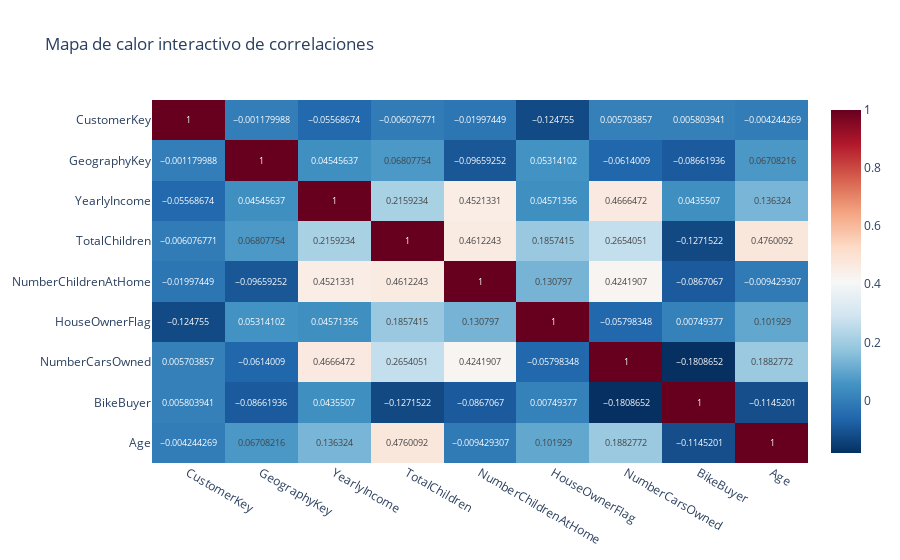

Notebook code for this chart:
### Code cell
# Eliminar la columna 'NameStyle' del DataFrame de correlaciones

fig = px.imshow(correlaciones,
                text_auto=True,
                color_continuous_scale='RdBu_r',
                aspect='auto',
                title="Mapa de calor interactivo de correlaciones")
fig.write_html("outputs/graficos/correlaciones_interactivas.html")
fig.show()

### Figure 1 — Plotly figure (JSON) as saved in the notebook; plotly's stock layout.template omitted (floating-point values rounded to 4 significant figures)
{"data": [{"coloraxis": "coloraxis", "hovertemplate": "x: %{x}<br>y: %{y}<br>color: %{z}<extra></extra>", "name": "0", "texttemplate": "%{z}", "type": "heatmap", "x": ["CustomerKey", "GeographyKey", "YearlyIncome", "TotalChildren", "NumberChildrenAtHome", "HouseOwnerFlag", "NumberCarsOwned", "BikeBuyer", "Age"], "xaxis": "x", "y": ["CustomerKey", "GeographyKey", "YearlyIncome", "TotalChildren", "NumberChildrenAtHome", "HouseOwnerFlag", "NumberCarsOwned", "BikeBuyer", "Age"], "yaxis": "y", "z": [[1.0, -0.00118, -0.05569, -0.006077, -0.01997, -0.1248, 0.005704, 0.005804, -0.004244], [-0.00118, 1.0, 0.04546, 0.06808, -0.09659, 0.05314, -0.0614, -0.08662, 0.06708], [-0.05569, 0.04546, 1.0, 0.2159, 0.4521, 0.04571, 0.4666, 0.04355, 0.1363], [-0.006077, 0.06808, 0.2159, 1.0, 0.4612, 0.1857, 0.2654, -0.1272, 0.476], [-0.01997, -0.09659, 0.4521, 0.4612, 1.0, 0.1308, 0.4242, -0.08671, -0.009429], [-0.1248, 0.05314, 0.04571, 0.1857, 0.1308, 1.0, -0.05798, 0.007494, 0.1019], [0.005704, -0.0614, 0.4666, 0.2654, 0.4242, -0.05798, 1.0, -0.1809, 0.1883], [0.005804, -0.08662, 0.04355, -0.1272, -0.08671, 0.007494, -0.1809, 1.0, -0.1145], [-0.004244, 0.06708, 0.1363, 0.476, -0.009429, 0.1019, 0.1883, -0.1145, 1.0]]}], "layout": {"coloraxis": {"colorscale": [[0, "rgb(5,48,97)"], [0.1, "rgb(33,102,172)"], [0.2, "rgb(67,147,195)"], [0.3, "rgb(146,197,222)"], [0.4, "rgb(209,229,240)"], [0.5, "rgb(247,247,247)"], [0.6, "rgb(253,219,199)"], [0.7, "rgb(244,165,130)"], [0.8, "rgb(214,96,77)"], [0.9, "rgb(178,24,43)"], [1, "rgb(103,0,31)"]]}, "title": {"text": "Mapa de calor interactivo de correlaciones"}, "xaxis": {"anchor": "y", "domain": [0, 1]}, "yaxis": {"anchor": "x", "autorange": "reversed", "domain": [0, 1]}}}
